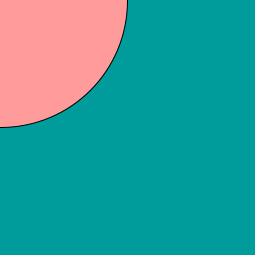
Frame 1 (no input)
Frame 60 (the mouse pressed at the canvas centre just before this capture): identical to frame 1, image omitted
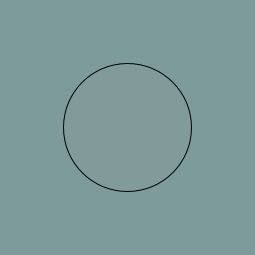
Frame 120 (the mouse held since frame 60 and released just before this capture)

The Processing sketch that drew these frames (run headless with seeded random() and noise(); from frame 60 on, the mouse is pressed at the canvas centre):

// Processing sketch: processing_33408
// ── processing_33408.pde

void setup() {
  smooth();
  size(255, 255);
  //  frameRate(1);
}

void draw() {

  //making background color change with mouse position
  background(mouseX/2 + mouseY/2, 155, 155);
  //making fill color of ellipse change with mouse position as opposite color
  fill(255-(mouseX/2 + mouseY/2), 155, 155);

  println(mouseX + ", " + mouseY);



  //strokeWeight(2);
  //drawing a line from current pointer location to the last recorded pointer location
  line(mouseX, mouseY, pmouseX, pmouseY);

  //if mouse is pressed and the button being pressed is the left one, do this stuff
  if (mousePressed && mouseButton == LEFT) {
    //make yellow/orange if moving right
    if ((mouseX - pmouseX) > 0) {
      background(#ffaa00);
    }
    //make background white if not moving
    else if (mouseX - pmouseX == 0) {
      background(#ffffff);
    }
    //make background blue if moving to the left
    else {
      background(#009999);
    }
  }

  //prints an ellipse at the mouse position of mouseX width and mouseY height
  ellipse(mouseX, mouseY, width-mouseX, height-mouseY);
}

void mouseDragged() {
  strokeWeight(5);
}

void mouseReleased() {
   strokeWeight(2); 
}
